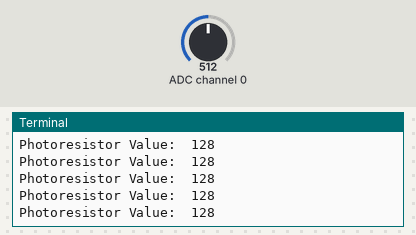
A program run on a simulated Raspberry Pi (BCM pin numbers). Shown: the last lines printed to the terminal. The test bench sets the inputs (shaded band); at power-on: ADC channel 0 = 512 (analog values on the 0–1023 scale).

Above: at 1.2 s.
1.3 s: ADC channel 0 set to 716
At 1.56 s:
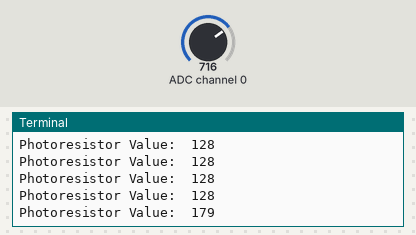
2.8 s: ADC channel 0 set to 900
At 2.96 s:
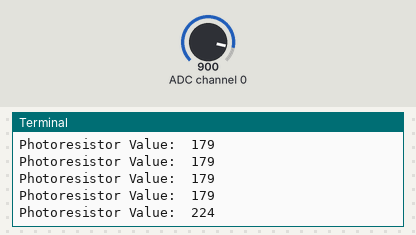
Timing chart, 0 to 5.8 s (numbered marks = the images above; inputs shaded):
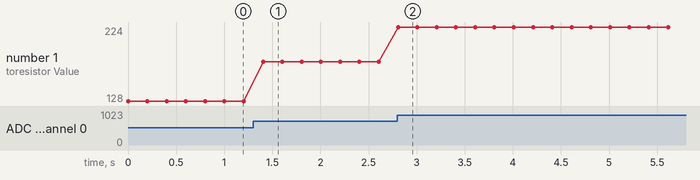

Measured:
- after the input at 1.3 s, the terminal: prints a new line after 0.10 s (image 1)
- after the input at 2.8 s, the terminal: prints a new line at once (image 2)
- plotted number 1: 128 → 179 after the input at 1.3 s, 179 → 224 after the input at 2.8 s

The program:

19._______.py
```python
#!/usr/bin/env python
# coding: utf-8

# <center><img src="./image/CLBLOGO.jpg" alt="创乐博" style="width: 300px;"/></center>
#
# # 19.光敏传感器实验
#
# @－－－－湖南创乐博智能科技有限公司－－－－<br>
# @  文件名：19.光敏传感器实验.py <br>
# @  版本：V2.0 <br>
# @  author: zhulin<br>
# @  说明：光敏传感器实验
# 光敏传感器实验，通过GPIOZero库自带的MCP3008 10位模数转换库直接控制，采集到光敏传感器的模拟值，转换为亮度值，并且打印出亮度的模拟值及提示信息！！！<br>

# ## 1.导入必要的库文件

# In[ ]:


from gpiozero import Button, MCP3008
from gpiozero.tools import absoluted, scaled
from signal import pause
from time import sleep


# ## 2.定义光敏传感器使用通道

# In[ ]:


makerobo_PhotoPin = MCP3008(channel=0)    # 定义光敏传感器使用通道


# ## 3.循环函数

# In[ ]:


def MAP(x, in_min, in_max, out_min, out_max):
    return (x - in_min) * (out_max - out_min) / (in_max - in_min) + out_min

def makerobo_loop():
    makerobo_count = 0                                                              # 计数值
    while True:                                                                     # 无限循环
        makerobo_PhotoValue = makerobo_PhotoPin.value
        makerobo_PhotoValue = round(MAP(makerobo_PhotoValue,0,1,0,255))       # 读取AIN0上的模拟值
        print ('Photoresistor Value: ', makerobo_PhotoValue)                  # 读取AIN0的值，获取光敏模拟量值
        sleep(0.2)                                                            # 延时 200ms


# ## 4.主程序

# In[ ]:


# 程序入口
if __name__ == '__main__':
	try:
		makerobo_loop() # 调用循环函数
	except KeyboardInterrupt:  	# 当按下Ctrl+C时，将执行destroy()子程序。
		pass


# In[ ]:
```
